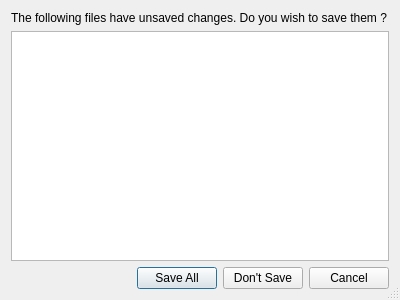
<?xml version="1.0" encoding="UTF-8"?>
<ui version="4.0">
 <class>GTASavePrompt</class>
 <widget class="QDialog" name="GTASavePrompt">
  <property name="geometry">
   <rect>
    <x>0</x>
    <y>0</y>
    <width>400</width>
    <height>300</height>
   </rect>
  </property>
  <property name="sizePolicy">
   <sizepolicy hsizetype="Fixed" vsizetype="Preferred">
    <horstretch>0</horstretch>
    <verstretch>0</verstretch>
   </sizepolicy>
  </property>
  <property name="windowTitle">
   <string>Save All</string>
  </property>
  <property name="sizeGripEnabled">
   <bool>true</bool>
  </property>
  <layout class="QGridLayout" name="gridLayout">
   <property name="sizeConstraint">
    <enum>QLayout::SetNoConstraint</enum>
   </property>
   <item row="1" column="0">
    <widget class="QListWidget" name="FileLW"/>
   </item>
   <item row="3" column="0">
    <layout class="QHBoxLayout" name="horizontalLayout">
     <item>
      <spacer name="horizontalSpacer">
       <property name="orientation">
        <enum>Qt::Horizontal</enum>
       </property>
       <property name="sizeHint" stdset="0">
        <size>
         <width>40</width>
         <height>20</height>
        </size>
       </property>
      </spacer>
     </item>
     <item>
      <widget class="QPushButton" name="savePB">
       <property name="text">
        <string>Save All</string>
       </property>
      </widget>
     </item>
     <item>
      <widget class="QPushButton" name="NoPB">
       <property name="text">
        <string>Don't Save</string>
       </property>
      </widget>
     </item>
     <item>
      <widget class="QPushButton" name="CancelPB">
       <property name="text">
        <string>Cancel</string>
       </property>
      </widget>
     </item>
    </layout>
   </item>
   <item row="0" column="0">
    <widget class="QLabel" name="label">
     <property name="text">
      <string>The following files have unsaved changes. Do you wish to save them ?</string>
     </property>
    </widget>
   </item>
  </layout>
 </widget>
 <resources/>
 <connections/>
</ui>
